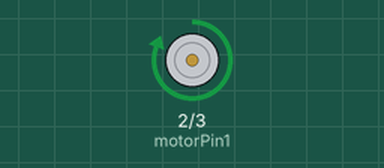
Recording of a sketch running on a simulated Arduino Uno, built with avr-gcc and run on an emulated ATmega328P. On the bench: motor-driver pin pairs drawn as motors (green arrow = first pin HIGH = forward, orange = second pin HIGH = backward, longer = more drive, scaled by the enable pin).

Above: at 0.5 s.
Timing chart, 0 to 4.6 s (numbered marks = the images above):
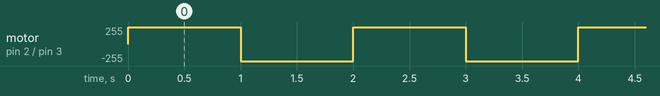

Measured:
- by itself, motor on pin 2 (motorPin1) / pin 3 (motorPin2): alternates forward 255/255 for 1.0 s and backward 255/255 for 1.0 s

The sketch:

motorDriverTest.ino
```cpp
//Motor driver test

// Motor A connections
int motorPin1 = 2;  // Connect to L298N IN1
int motorPin2 = 3;  // Connect to L298N IN2
int pwm = 5;

void setup() {
  // Set the motor control pins as outputs
  pinMode(motorPin1, OUTPUT);
  pinMode(motorPin2, OUTPUT);
  pinMode(pwm,OUTPUT);
  analogWrite(pwm,255);
}

void loop() {
  // Rotate the motor clockwise
  digitalWrite(motorPin1, HIGH);
  digitalWrite(motorPin2, LOW);
  delay(1000);
  digitalWrite(motorPin1, LOW);
  digitalWrite(motorPin2, HIGH);
  delay(1000);
}
```
